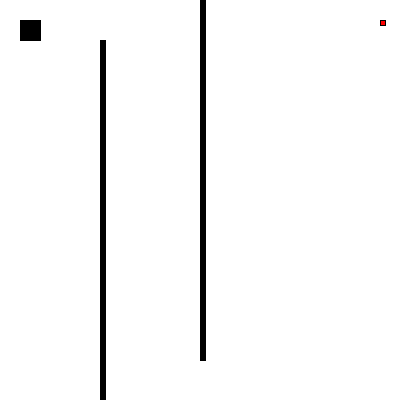
Frame 1 (no input)
Frame 60 (the mouse pressed at the canvas centre just before this capture): identical to frame 1, image omitted
Frame 120 (the mouse held since frame 60 and released just before this capture): identical to frame 1, image omitted

The Processing sketch that drew this single still picture (run headless with seeded random() and noise(); from frame 60 on, the mouse is pressed at the canvas centre):

// Processing sketch: Tutorial_Maze
// ── Tutorial_Maze.pde
int screenWidth = 400,screenHeight = 400;

// declare variables 
int playerX,playerY;
boolean move;

void settings(){
 size(screenWidth,screenHeight); 
}

void setup(){
  // initialise variables
   playerX = 20;
   playerY = 20;
   move = true;
}

void draw(){
 // make background white 
 background(255);
 
 // make player rectangle black using greyscale notation
 fill(0);
 
 // rect( xposition, yposition, width, height)
 rect(playerX,playerY,20,20);
 
 // fill( Red, Green, Blue)
 fill(255,0,0);
 rect(380,20,5,5);
 
 // make a wall black using rgb notation
 fill(0,0,0);
 rect(200,0,5,360);
 fill(0,0,0);
 rect(100,40,5,360);
 
 // find out if the player is touching the cherry
 if (playerX + 20 > 380 
   && playerX <= 385
   && playerY <= 25
   && playerY + 20 > 20) {
     println("Cherry");
 }
 
 // find out if the player is touching the wall
 if (playerX + 20 > 200 
   && playerX <= 205
   && playerY <= 360
   && playerY + 20 > 0) {
     move = false;
     println("Wall");
 } 
 
 // find out if the player is touching the wall
 if (playerX + 20 > 100 
   && playerX <= 105
   && playerY <= 400
   && playerY + 20 > 40) {
     move = false;
     println("Wall");
 } 
}

void keyPressed(){
  // if the player  is able to move
  if(move){
    // move left
    if(key == 'a') playerX -= 5;
    
    // move right
    if(key == 'd') playerX += 5;
    
    //move up
    if(key == 'w') playerY -= 5;
    
    //move down
    if(key == 's') playerY += 5;
  }
}
